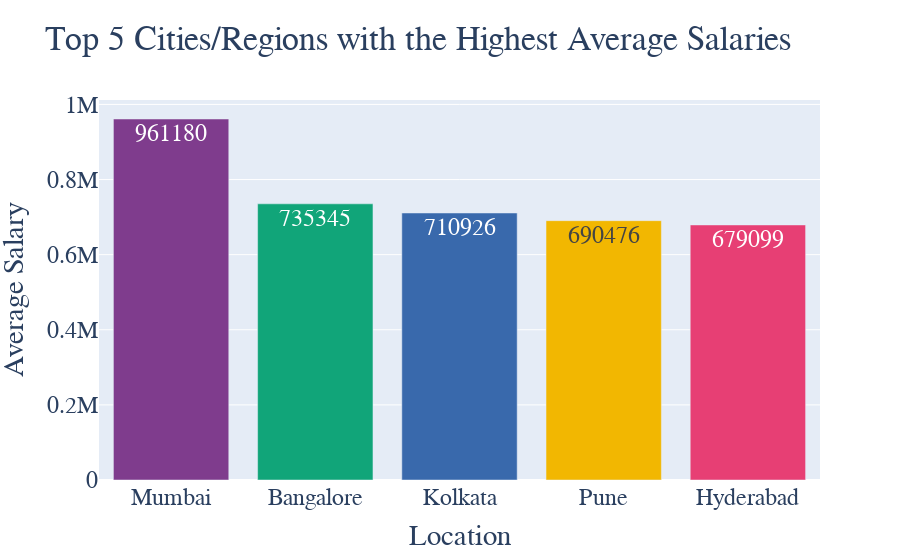

Notebook cell for this chart:
### Code cell
# 2. Which are the top 5 cities/regions with the highest average salaries?
# Find the top 5 cities/regions with the highest average salaries
top_5_cities = df.groupby('Location')['Salary'].mean().round(0).nlargest(5).reset_index()
top_5_cities.rename(columns={'Salary': 'Average Salary'}, inplace=True)

print("\nTop 5 cities/regions with the highest average salaries:")
print(top_5_cities)

# Create a bar chart using Plotly
fig = go.Figure(data=[go.Bar(
    x=top_5_cities["Location"],
    y=top_5_cities["Average Salary"],
    text=top_5_cities["Average Salary"],
    textposition='auto',
    marker_color=px.colors.qualitative.Bold,
)])

fig.update_layout(
    title="Top 5 Cities/Regions with the Highest Average Salaries",
    xaxis_title="Location",
    yaxis_title="Average Salary",
    font=dict(size=24, family="Franklin Gothic")
)

fig.show()

### Figure 1 — Plotly figure (JSON) as saved in the notebook; plotly's stock layout.template omitted (floating-point values rounded to 4 significant figures)
{"data": [{"marker": {"color": ["rgb(127, 60, 141)", "rgb(17, 165, 121)", "rgb(57, 105, 172)", "rgb(242, 183, 1)", "rgb(231, 63, 116)", "rgb(128, 186, 90)", "rgb(230, 131, 16)", "rgb(0, 134, 149)", "rgb(207, 28, 144)", "rgb(249, 123, 114)", "rgb(165, 170, 153)"]}, "text": [961180, 735345, 710926, 690476, 679099], "textposition": "auto", "type": "bar", "x": ["Mumbai", "Bangalore", "Kolkata", "Pune", "Hyderabad"], "y": [961180, 735345, 710926, 690476, 679099]}], "layout": {"font": {"family": "Franklin Gothic", "size": 24}, "title": {"text": "Top 5 Cities/Regions with the Highest Average Salaries"}, "xaxis": {"title": {"text": "Location"}}, "yaxis": {"title": {"text": "Average Salary"}}}}
